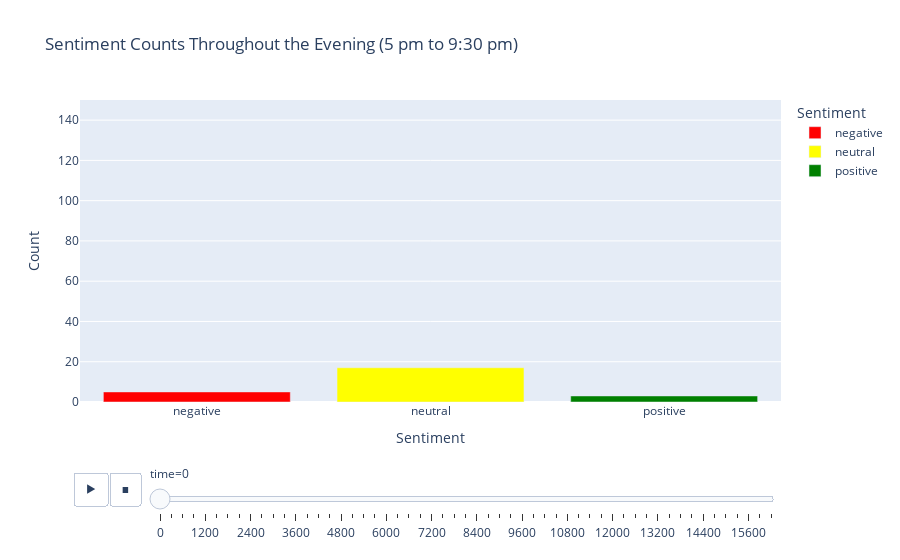

Notebook code cell kept with this figure:
### Code cell
import plotly.express as px

fig = px.bar(
    sents_5min,
    x='sentiment',
    y='count',
    color='sentiment',
    color_discrete_sequence=['red', 'yellow', 'green'],
    animation_frame='time',
    labels={
        'sentiment': 'Sentiment',
        'count': 'Count'
    },
    title='Sentiment Counts Throughout the Evening (5 pm to 9:30 pm)'
)
fig.update_layout(yaxis_range=[0, 150])
fig.show()

### Figure 1 — Plotly figure (JSON) as saved in the notebook; plotly's stock layout.template omitted (floating-point values rounded to 4 significant figures)
{"data": [{"alignmentgroup": "True", "hovertemplate": "Sentiment=%{x}<br>time=0<br>Count=%{y}<extra></extra>", "legendgroup": "negative", "marker": {"color": "red", "pattern": {"shape": ""}}, "name": "negative", "offsetgroup": "negative", "orientation": "v", "showlegend": true, "textposition": "auto", "type": "bar", "x": ["negative"], "xaxis": "x", "y": [5], "yaxis": "y"}, {"alignmentgroup": "True", "hovertemplate": "Sentiment=%{x}<br>time=0<br>Count=%{y}<extra></extra>", "legendgroup": "neutral", "marker": {"color": "yellow", "pattern": {"shape": ""}}, "name": "neutral", "offsetgroup": "neutral", "orientation": "v", "showlegend": true, "textposition": "auto", "type": "bar", "x": ["neutral"], "xaxis": "x", "y": [17], "yaxis": "y"}, {"alignmentgroup": "True", "hovertemplate": "Sentiment=%{x}<br>time=0<br>Count=%{y}<extra></extra>", "legendgroup": "positive", "marker": {"color": "green", "pattern": {"shape": ""}}, "name": "positive", "offsetgroup": "positive", "orientation": "v", "showlegend": true, "textposition": "auto", "type": "bar", "x": ["positive"], "xaxis": "x", "y": [3], "yaxis": "y"}], "layout": {"barmode": "relative", "legend": {"title": {"text": "Sentiment"}, "tracegroupgap": 0}, "sliders": [{"active": 0, "currentvalue": {"prefix": "time="}, "len": 0.9, "pad": {"b": 10, "t": 60}, "steps": [{"args": [["0"], {"frame": {"duration": 0, "redraw": true}, "fromcurrent": true, "mode": "immediate", "transition": {"duration": 0, "easing": "linear"}}], "label": "0", "method": "animate"}, {"args": [["300"], {"frame": {"duration": 0, "redraw": true}, "fromcurrent": true, "mode": "immediate", "transition": {"duration": 0, "easing": "linear"}}], "label": "300", "method": "animate"}, {"args": [["600"], {"frame": {"duration": 0, "redraw": true}, "fromcurrent": true, "mode": "immediate", "transition": {"duration": 0, "easing": "linear"}}], "label": "600", "method": "animate"}, {"args": [["900"], {"frame": {"duration": 0, "redraw": true}, "fromcurrent": true, "mode": "immediate", "transition": {"duration": 0, "easing": "linear"}}], "label": "900", "method": "animate"}, {"args": [["1200"], {"frame": {"duration": 0, "redraw": true}, "fromcurrent": true, "mode": "immediate", "transition": {"duration": 0, "easing": "linear"}}], "label": "1200", "method": "animate"}, {"args": [["1500"], {"frame": {"duration": 0, "redraw": true}, "fromcurrent": true, "mode": "immediate", "transition": {"duration": 0, "easing": "linear"}}], "label": "1500", "method": "animate"}, {"args": [["1800"], {"frame": {"duration": 0, "redraw": true}, "fromcurrent": true, "mode": "immediate", "transition": {"duration": 0, "easing": "linear"}}], "label": "1800", "method": "animate"}, {"args": [["2100"], {"frame": {"duration": 0, "redraw": true}, "fromcurrent": true, "mode": "immediate", "transition": {"duration": 0, "easing": "linear"}}], "label": "2100", "method": "animate"}, {"args": [["2400"], {"frame": {"duration": 0, "redraw": true}, "fromcurrent": true, "mode": "immediate", "transition": {"duration": 0, "easing": "linear"}}], "label": "2400", "method": "animate"}, {"args": [["2700"], {"frame": {"duration": 0, "redraw": true}, "fromcurrent": true, "mode": "immediate", "transition": {"duration": 0, "easing": "linear"}}], "label": "2700", "method": "animate"}, {"args": [["3000"], {"frame": {"duration": 0, "redraw": true}, "fromcurrent": true, "mode": "immediate", "transition": {"duration": 0, "easing": "linear"}}], "label": "3000", "method": "animate"}, {"args": [["3300"], {"frame": {"duration": 0, "redraw": true}, "fromcurrent": true, "mode": "immediate", "transition": {"duration": 0, "easing": "linear"}}], "label": "3300", "method": "animate"}, {"args": [["3600"], {"frame": {"duration": 0, "redraw": true}, "fromcurrent": true, "mode": "immediate", "transition": {"duration": 0, "easing": "linear"}}], "label": "3600", "method": "animate"}, {"args": [["3900"], {"frame": {"duration": 0, "redraw": true}, "fromcurrent": true, "mode": "immediate", "transition": {"duration": 0, "easing": "linear"}}], "label": "3900", "method": "animate"}, {"args": [["4200"], {"frame": {"duration": 0, "redraw": true}, "fromcurrent": true, "mode": "immediate", "transition": {"duration": 0, "easing": "linear"}}], "label": "4200", "method": "animate"}, {"args": [["4500"], {"frame": {"duration": 0, "redraw": true}, "fromcurrent": true, "mode": "immediate", "transition": {"duration": 0, "easing": "linear"}}], "label": "4500", "method": "animate"}, {"args": [["4800"], {"frame": {"duration": 0, "redraw": true}, "fromcurrent": true, "mode": "immediate", "transition": {"duration": 0, "easing": "linear"}}], "label": "4800", "method": "animate"}, {"args": [["5100"], {"frame": {"duration": 0, "redraw": true}, "fromcurrent": true, "mode": "immediate", "transition": {"duration": 0, "easing": "linear"}}], "label": "5100", "method": "animate"}, {"args": [["5400"], {"frame": {"duration": 0, "redraw": true}, "fromcurrent": true, "mode": "immediate", "transition": {"duration": 0, "easing": "linear"}}], "label": "5400", "method": "animate"}, {"args": [["5700"], {"frame": {"duration": 0, "redraw": true}, "fromcurrent": true, "mode": "immediate", "transition": {"duration": 0, "easing": "linear"}}], "label": "5700", "method": "animate"}, {"args": [["6000"], {"frame": {"duration": 0, "redraw": true}, "fromcurrent": true, "mode": "immediate", "transition": {"duration": 0, "easing": "linear"}}], "label": "6000", "method": "animate"}, {"args": [["6300"], {"frame": {"duration": 0, "redraw": true}, "fromcurrent": true, "mode": "immediate", "transition": {"duration": 0, "easing": "linear"}}], "label": "6300", "method": "animate"}, {"args": [["6600"], {"frame": {"duration": 0, "redraw": true}, "fromcurrent": true, "mode": "immediate", "transition": {"duration": 0, "easing": "linear"}}], "label": "6600", "method": "animate"}, {"args": [["6900"], {"frame": {"duration": 0, "redraw": true}, "fromcurrent": true, "mode": "immediate", "transition": {"duration": 0, "easing": "linear"}}], "label": "6900", "method": "animate"}, {"args": [["7200"], {"frame": {"duration": 0, "redraw": true}, "fromcurrent": true, "mode": "immediate", "transition": {"duration": 0, "easing": "linear"}}], "label": "7200", "method": "animate"}, {"args": [["7500"], {"frame": {"duration": 0, "redraw": true}, "fromcurrent": true, "mode": "immediate", "transition": {"duration": 0, "easing": "linear"}}], "label": "7500", "method": "animate"}, {"args": [["7800"], {"frame": {"duration": 0, "redraw": true}, "fromcurrent": true, "mode": "immediate", "transition": {"duration": 0, "easing": "linear"}}], "label": "7800", "method": "animate"}, {"args": [["8100"], {"frame": {"duration": 0, "redraw": true}, "fromcurrent": true, "mode": "immediate", "transition": {"duration": 0, "easing": "linear"}}], "label": "8100", "method": "animate"}, {"args": [["8400"], {"frame": {"duration": 0, "redraw": true}, "fromcurrent": true, "mode": "immediate", "transition": {"duration": 0, "easing": "linear"}}], "label": "8400", "method": "animate"}, {"args": [["8700"], {"frame": {"duration": 0, "redraw": true}, "fromcurrent": true, "mode": "immediate", "transition": {"duration": 0, "easing": "linear"}}], "label": "8700", "method": "animate"}, {"args": [["9000"], {"frame": {"duration": 0, "redraw": true}, "fromcurrent": true, "mode": "immediate", "transition": {"duration": 0, "easing": "linear"}}], "label": "9000", "method": "animate"}, {"args": [["9300"], {"frame": {"duration": 0, "redraw": true}, "fromcurrent": true, "mode": "immediate", "transition": {"duration": 0, "easing": "linear"}}], "label": "9300", "method": "animate"}, {"args": [["9600"], {"frame": {"duration": 0, "redraw": true}, "fromcurrent": true, "mode": "immediate", "transition": {"duration": 0, "easing": "linear"}}], "label": "9600", "method": "animate"}, {"args": [["9900"], {"frame": {"duration": 0, "redraw": true}, "fromcurrent": true, "mode": "immediate", "transition": {"duration": 0, "easing": "linear"}}], "label": "9900", "method": "animate"}, {"args": [["10200"], {"frame": {"duration": 0, "redraw": true}, "fromcurrent": true, "mode": "immediate", "transition": {"duration": 0, "easing": "linear"}}], "label": "10200", "method": "animate"}, {"args": [["10500"], {"frame": {"duration": 0, "redraw": true}, "fromcurrent": true, "mode": "immediate", "transition": {"duration": 0, "easing": "linear"}}], "label": "10500", "method": "animate"}, {"args": [["10800"], {"frame": {"duration": 0, "redraw": true}, "fromcurrent": true, "mode": "immediate", "transition": {"duration": 0, "easing": "linear"}}], "label": "10800", "method": "animate"}, {"args": [["11100"], {"frame": {"duration": 0, "redraw": true}, "fromcurrent": true, "mode": "immediate", "transition": {"duration": 0, "easing": "linear"}}], "label": "11100", "method": "animate"}, {"args": [["11400"], {"frame": {"duration": 0, "redraw": true}, "fromcurrent": true, "mode": "immediate", "transition": {"duration": 0, "easing": "linear"}}], "label": "11400", "method": "animate"}, {"args": [["11700"], {"frame": {"duration": 0, "redraw": true}, "fromcurrent": true, "mode": "immediate", "transition": {"duration": 0, "easing": "linear"}}], "label": "11700", "method": "animate"}, {"args": [["12000"], {"frame": {"duration": 0, "redraw": true}, "fromcurrent": true, "mode": "immediate", "transition": {"duration": 0, "easing": "linear"}}], "label": "12000", "method": "animate"}, {"args": [["12300"], {"frame": {"duration": 0, "redraw": true}, "fromcurrent": true, "mode": "immediate", "transition": {"duration": 0, "easing": "linear"}}], "label": "12300", "method": "animate"}, {"args": [["12600"], {"frame": {"duration": 0, "redraw": true}, "fromcurrent": true, "mode": "immediate", "transition": {"duration": 0, "easing": "linear"}}], "label": "12600", "method": "animate"}, {"args": [["12900"], {"frame": {"duration": 0, "redraw": true}, "fromcurrent": true, "mode": "immediate", "transition": {"duration": 0, "easing": "linear"}}], "label": "12900", "method": "animate"}, {"args": [["13200"], {"frame": {"duration": 0, "redraw": true}, "fromcurrent": true, "mode": "immediate", "transition": {"duration": 0, "easing": "linear"}}], "label": "13200", "method": "animate"}, {"args": [["13500"], {"frame": {"duration": 0, "redraw": true}, "fromcurrent": true, "mode": "immediate", "transition": {"duration": 0, "easing": "linear"}}], "label": "13500", "method": "animate"}, {"args": [["13800"], {"frame": {"duration": 0, "redraw": true}, "fromcurrent": true, "mode": "immediate", "transition": {"duration": 0, "easing": "linear"}}], "label": "13800", "method": "animate"}, {"args": [["14100"], {"frame": {"duration": 0, "redraw": true}, "fromcurrent": true, "mode": "immediate", "transition": {"duration": 0, "easing": "linear"}}], "label": "14100", "method": "animate"}, {"args": [["14400"], {"frame": {"duration": 0, "redraw": true}, "fromcurrent": true, "mode": "immediate", "transition": {"duration": 0, "easing": "linear"}}], "label": "14400", "method": "animate"}, {"args": [["14700"], {"frame": {"duration": 0, "redraw": true}, "fromcurrent": true, "mode": "immediate", "transition": {"duration": 0, "easing": "linear"}}], "label": "14700", "method": "animate"}, {"args": [["15000"], {"frame": {"duration": 0, "redraw": true}, "fromcurrent": true, "mode": "immediate", "transition": {"duration": 0, "easing": "linear"}}], "label": "15000", "method": "animate"}, {"args": [["15300"], {"frame": {"duration": 0, "redraw": true}, "fromcurrent": true, "mode": "immediate", "transition": {"duration": 0, "easing": "linear"}}], "label": "15300", "method": "animate"}, {"args": [["15600"], {"frame": {"duration": 0, "redraw": true}, "fromcurrent": true, "mode": "immediate", "transition": {"duration": 0, "easing": "linear"}}], "label": "15600", "method": "animate"}, {"args": [["15900"], {"frame": {"duration": 0, "redraw": true}, "fromcurrent": true, "mode": "immediate", "transition": {"duration": 0, "easing": "linear"}}], "label": "15900", "method": "animate"}, {"args": [["16200"], {"frame": {"duration": 0, "redraw": true}, "fromcurrent": true, "mode": "immediate", "transition": {"duration": 0, "easing": "linear"}}], "label": "16200", "method": "animate"}], "x": 0.1, "xanchor": "left", "y": 0, "yanchor": "top"}], "title": {"text": "Sentiment Counts Throughout the Evening (5 pm to 9:30 pm)"}, "updatemenus": [{"buttons": [{"args": [null, {"frame": {"duration": 500, "redraw": true}, "fromcurrent": true, "mode": "immediate", "transition": {"duration": 500, "easing": "linear"}}], "label": "&#9654;", "method": "animate"}, {"args": [[null], {"frame": {"duration": 0, "redraw": true}, "fromcurrent": true, "mode": "immediate", "transition": {"duration": 0, "easing": "linear"}}], "label": "&#9724;", "method": "animate"}], "direction": "left", "pad": {"r": 10, "t": 70}, "showactive": false, "type": "buttons", "x": 0.1, "xanchor": "right", "y": 0, "yanchor": "top"}], "xaxis": {"anchor": "y", "categoryarray": ["negative", "neutral", "positive"], "categoryorder": "array", "domain": [0, 1], "title": {"text": "Sentiment"}}, "yaxis": {"anchor": "x", "domain": [0, 1], "range": [0, 150], "title": {"text": "Count"}}}}
